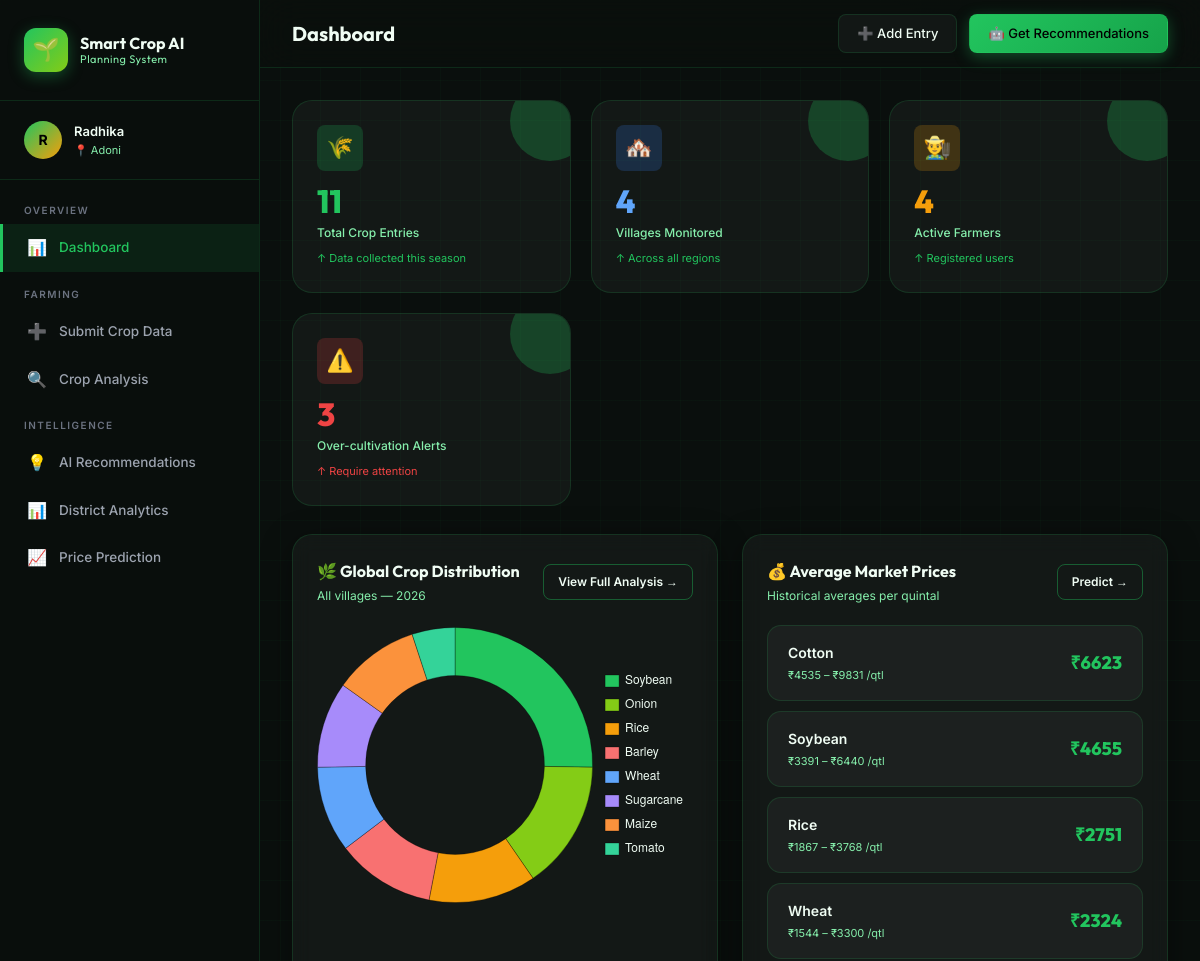
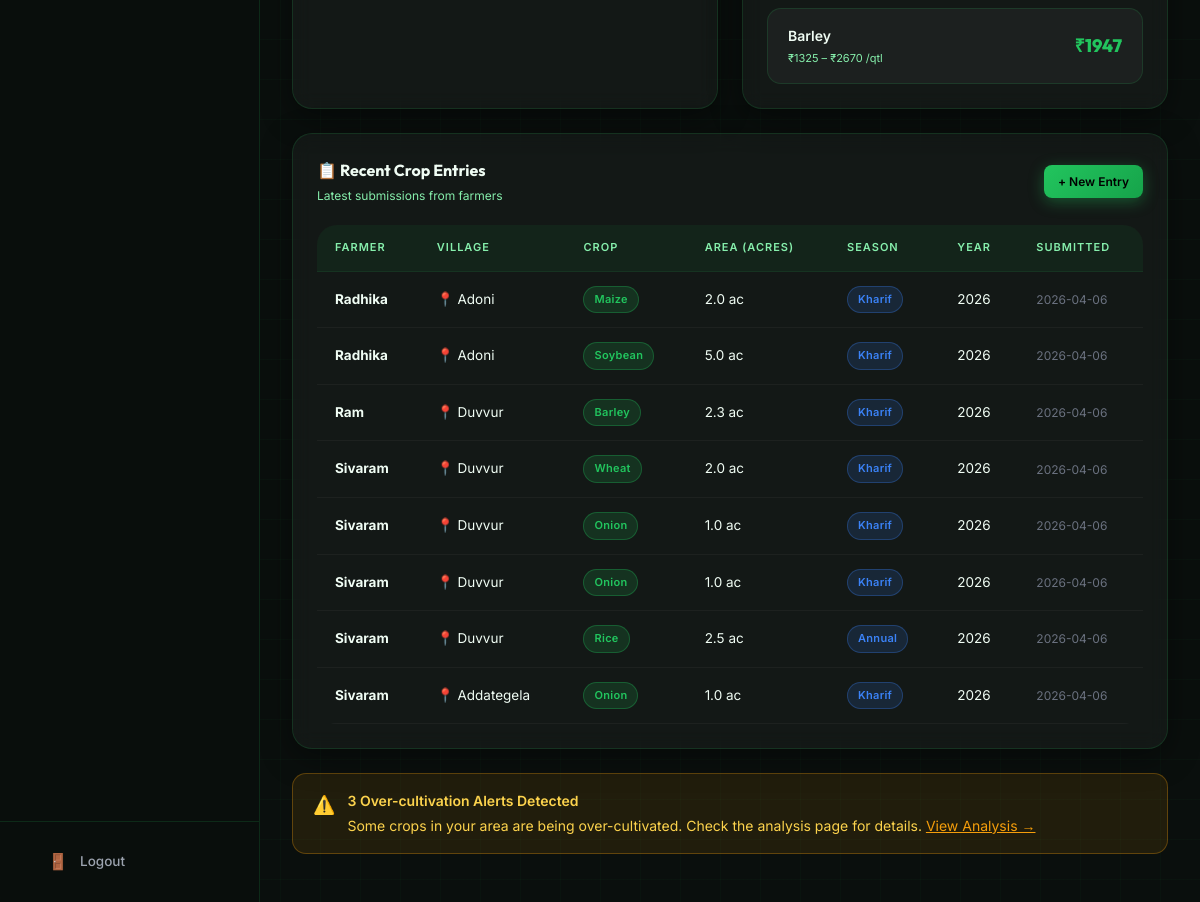
The page /dashboard (signed in) on the database as committed earlier (2 pictures, top to bottom).
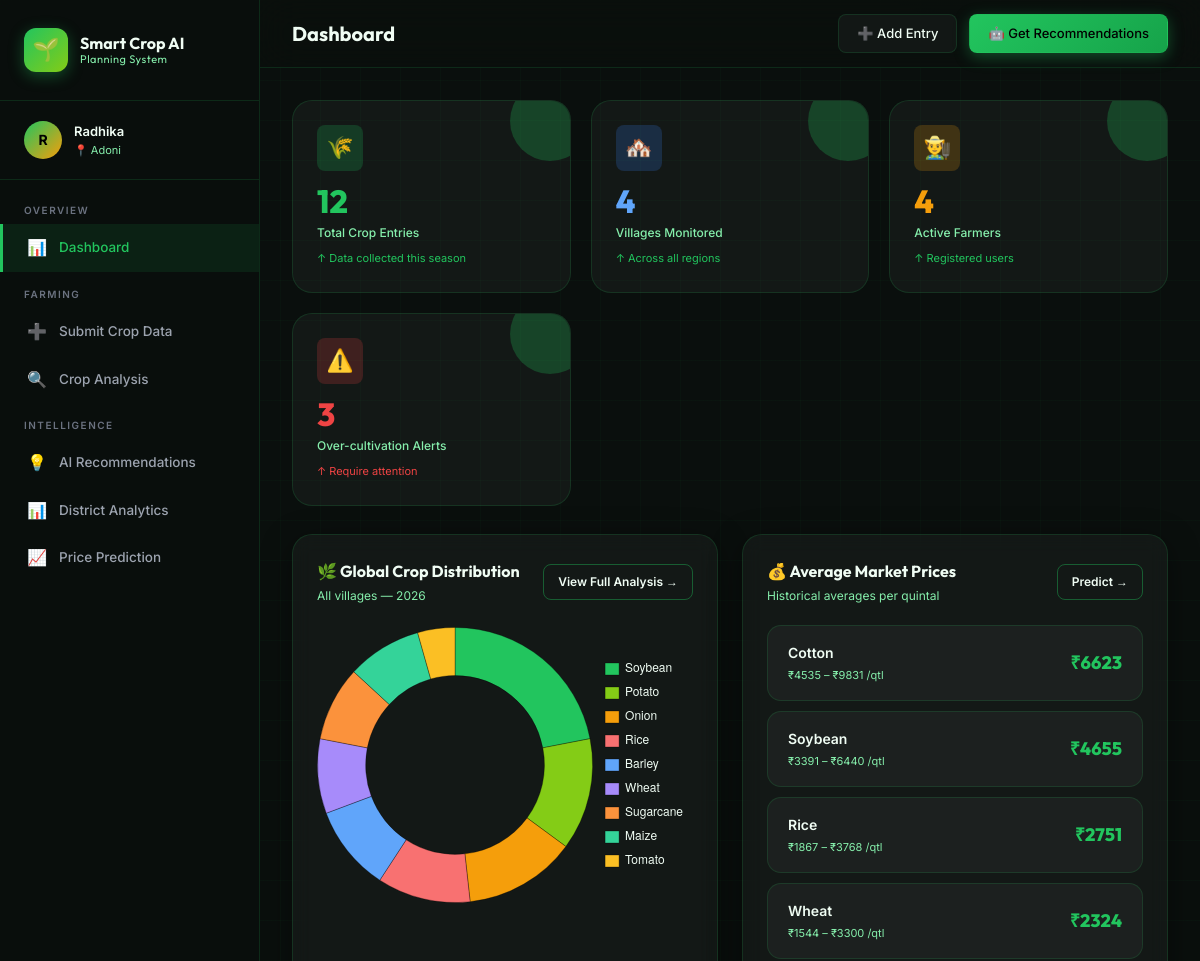
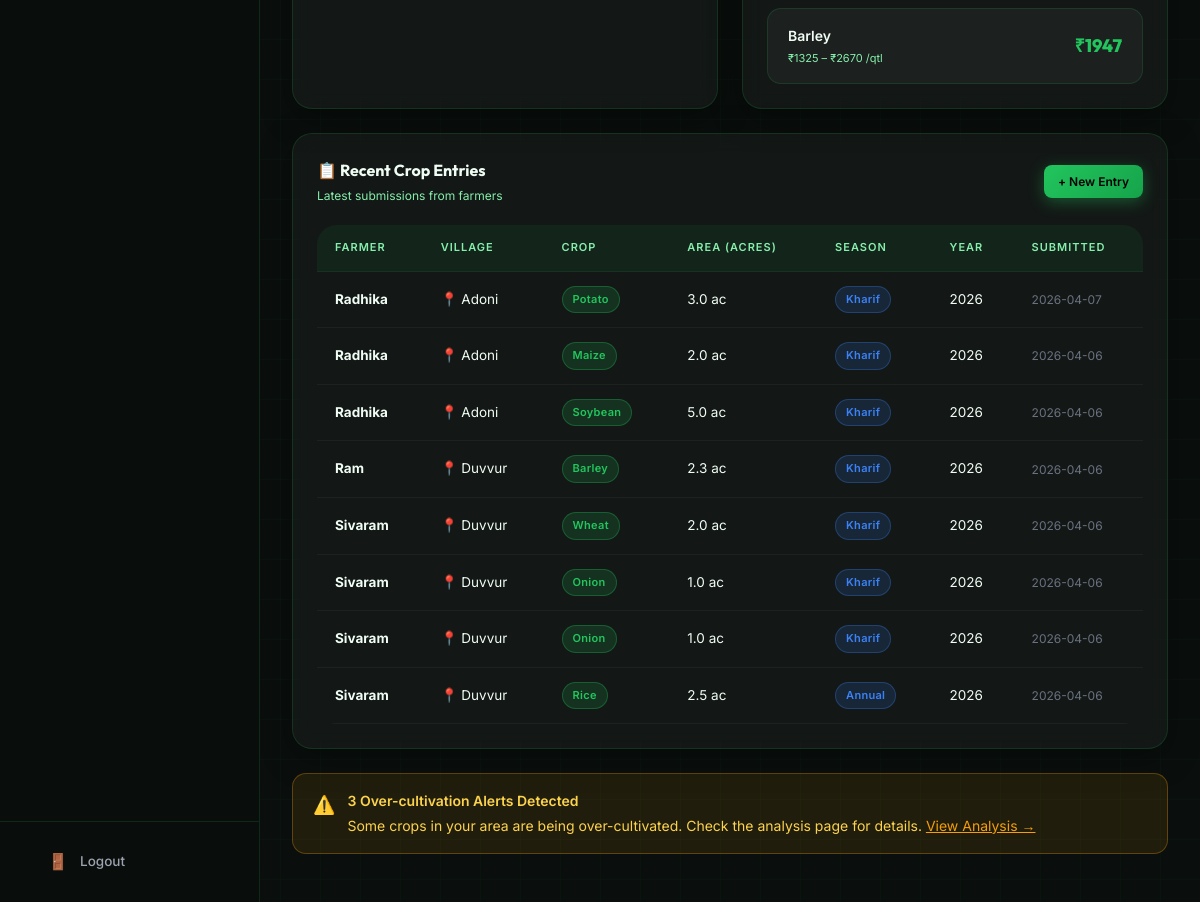
The same page on the database as committed later (2 pictures, top to bottom).
### tables this page shows
CREATE TABLE users (
    id INTEGER PRIMARY KEY AUTOINCREMENT,
    username TEXT UNIQUE NOT NULL,
    email TEXT UNIQUE NOT NULL,
    password_hash TEXT NOT NULL,
    state TEXT NOT NULL DEFAULT 'Andhra Pradesh',
    district TEXT NOT NULL,
    mandal TEXT NOT NULL,
    village TEXT NOT NULL,
    created_at DATETIME DEFAULT CURRENT_TIMESTAMP
);

CREATE TABLE crop_entries (
    id INTEGER PRIMARY KEY AUTOINCREMENT,
    user_id INTEGER NOT NULL,
    state TEXT NOT NULL DEFAULT 'Andhra Pradesh',
    district TEXT NOT NULL,
    mandal TEXT NOT NULL,
    village TEXT NOT NULL,
    crop_name TEXT NOT NULL,
    area_acres REAL NOT NULL,
    season TEXT NOT NULL,
    year INTEGER NOT NULL,
    created_at DATETIME DEFAULT CURRENT_TIMESTAMP,
    FOREIGN KEY (user_id) REFERENCES users(id)
);

### routes/dashboard.py (the view)
@dashboard_bp.route('/')
@dashboard_bp.route('/dashboard')
@login_required
def index():
    db = get_db()
    stats = CropEntry.get_stats(db)
    recent_entries = CropEntry.get_recent(db, limit=8)
    year = datetime.datetime.now().year
    global_dist = get_global_distribution(db, year=year)
    alert_count = get_alert_count(db)
    avg_prices = PriceHistory.get_avg_by_crop(db)
    price_cards = [{'crop': r[0], 'avg': round(r[1], 0), 'min': round(r[2], 0), 'max': round(r[3], 0)} for r in avg_prices[:5]]
    return render_template('dashboard.html',
        stats=stats,
        recent_entries=recent_entries,
        global_dist=global_dist,
        alert_count=alert_count,
        price_cards=price_cards,
        current_year=year
    )

### db.py (called while the page is built)
def get_db():
    if 'db' not in g:
        g.db = sqlite3.connect(Config.DATABASE, detect_types=sqlite3.PARSE_DECLTYPES)
        g.db.row_factory = sqlite3.Row
    return g.db

### models/crop_entry.py (called while the page is built)
    @staticmethod
    def get_recent(db, limit=20):
        return db.execute(
            "SELECT ce.*, u.username FROM crop_entries ce JOIN users u ON ce.user_id=u.id ORDER BY ce.created_at DESC LIMIT ?",
            (limit,)
        ).fetchall()

    @staticmethod
    def get_all_villages(db):
        rows = db.execute("SELECT DISTINCT village FROM crop_entries ORDER BY village").fetchall()
        return [r[0] for r in rows]

    @staticmethod
    def get_distribution(db, village, season, year):
        return db.execute(
            """SELECT crop_name, SUM(area_acres) as total_area
               FROM crop_entries
               WHERE village=? AND season=? AND year=?
               GROUP BY crop_name
               ORDER BY total_area DESC""",
            (village, season, year)
        ).fetchall()

    @staticmethod
    def get_global_distribution(db, season=None, year=None):
        query = """SELECT crop_name, SUM(area_acres) as total_area
                   FROM crop_entries"""
        params = []
        if season or year:
            query += " WHERE "
            clauses = []
            if season:
                clauses.append("season=?")
                params.append(season)
            if year:
                clauses.append("year=?")
                params.append(year)
            query += " AND ".join(clauses)
        query += " GROUP BY crop_name ORDER BY total_area DESC"
        return db.execute(query, params).fetchall()

    @staticmethod
    def get_stats(db):
        total_entries = db.execute("SELECT COUNT(*) FROM crop_entries").fetchone()[0]
        total_villages = db.execute("SELECT COUNT(DISTINCT village) FROM crop_entries").fetchone()[0]
        total_farmers = db.execute("SELECT COUNT(DISTINCT user_id) FROM crop_entries").fetchone()[0]
        total_area = db.execute("SELECT SUM(area_acres) FROM crop_entries").fetchone()[0] or 0
        return {
            'total_entries': total_entries,
            'total_villages': total_villages,
            'total_farmers': total_farmers,
            'total_area': round(total_area, 2)
        }

### models/user.py (called while the page is built)
    @staticmethod
    def get_by_id(db, user_id):
        row = db.execute("SELECT * FROM users WHERE id = ?", (user_id,)).fetchone()
        if row:
            return User(*row)
        return None

### templates/dashboard.html (shortened to what this page needs)
{% extends 'base.html' %}
{% block page_title %}Dashboard{% endblock %}
{% block content %}
<div class="stats-grid">
    <div class="stat-card">
        <div class="stat-icon green">🌾</div>
        <div class="stat-value" style="color:var(--primary);">{{ stats.total_entries }}</div>
        <div class="stat-label">Total Crop Entries</div>
        <div class="stat-change up">↑ Data collected this season</div>
    </div>
    <div class="stat-card">
        <div class="stat-icon blue">🏘️</div>
        <div class="stat-value" style="color:#60a5fa;">{{ stats.total_villages }}</div>
        <div class="stat-label">Villages Monitored</div>
        <div class="stat-change up">↑ Across all regions</div>
    </div>
    <div class="stat-card">
        <div class="stat-icon amber">👨‍🌾</div>
        <div class="stat-value" style="color:var(--accent-warm);">{{ stats.total_farmers }}</div>
        <div class="stat-label">Active Farmers</div>
        <div class="stat-change up">↑ Registered users</div>
    </div>
    <div class="stat-card">
        <div class="stat-icon red">⚠️</div>
        <div class="stat-value" style="color:var(--danger);">{{ alert_count }}</div>
        <div class="stat-label">Over-cultivation Alerts</div>
        <div class="stat-change {% if alert_count > 0 %}down{% else %}up{% endif %}">
            {% if alert_count > 0 %}↑ Require attention{% else %}✓ All clear{% endif %}
        </div>
    </div>
</div>
<div class="grid-2" style="margin-bottom:24px;">
    <div class="card">
        <div class="card-header">
            <div>
                <div class="card-title">🌿 Global Crop Distribution</div>
                <div class="card-subtitle">All villages — {{ current_year }}</div>
            </div>
            <a href="{{ url_for('crops.analysis') }}" class="btn btn-sm btn-outline">View Full Analysis →</a>
        </div>
        <div class="chart-container" style="height:280px;">
            {% if global_dist %}
            <canvas id="globalDistChart"></canvas>
            {% endif %}
        </div>
    </div>
    <div class="card">
        <div class="card-header">
            <div>
                <div class="card-title">💰 Average Market Prices</div>
                <div class="card-subtitle">Historical averages per quintal</div>
            </div>
            <a href="{{ url_for('crops.predict') }}" class="btn btn-sm btn-outline">Predict →</a>
        </div>
        <div style="display:flex;flex-direction:column;gap:10px;">
            {% for pc in price_cards %}
            <div class="price-card">
                <div>
                    <div class="price-crop-name">{{ pc.crop }}</div>
                    <div class="price-range">₹{{ pc.min|int }} – ₹{{ pc.max|int }} /qtl</div>
                </div>
                <div class="price-value">₹{{ pc.avg|int }}</div>
            </div>
            {% else %}
            <div class="empty-state" style="padding:30px 0;">
                <div class="empty-state-text">No price data available. Seed the database first.</div>
            </div>
            {% endfor %}
        </div>
    </div>
</div>
<div class="card">
    <div class="card-header">
        <div>
            <div class="card-title">📋 Recent Crop Entries</div>
            <div class="card-subtitle">Latest submissions from farmers</div>
        </div>
        <a href="{{ url_for('crops.submit') }}" class="btn btn-primary btn-sm">+ New Entry</a>
    </div>
    {% if recent_entries %}
    <div class="table-wrapper">
        <table>
            <thead>
                <tr>
                    <th>Farmer</th>
                    <th>Village</th>
                    <th>Crop</th>
                    <th>Area (Acres)</th>
                    <th>Season</th>
                    <th>Year</th>
                    <th>Submitted</th>
                </tr>
            </thead>
            <tbody>
                {% for entry in recent_entries %}
                <tr>
                    <td><strong>{{ entry['username'] }}</strong></td>
                    <td>📍 {{ entry['village'] }}</td>
                    <td>
                        <span class="badge badge-success">{{ entry['crop_name'] }}</span>
                    </td>
                    <td>{{ entry['area_acres'] }} ac</td>
                    <td><span class="badge badge-info">{{ entry['season'] }}</span></td>
                    <td>{{ entry['year'] }}</td>
                    <td style="color:var(--text-dim);font-size:12px;">{{ entry['created_at'][:10] if entry['created_at'] else '—' }}</td>
                </tr>
                {% endfor %}
            </tbody>
        </table>
    </div>
    {% endif %}
</div>
{% if alert_count > 0 %}
<div class="alert alert-warning" style="margin-top:24px;">
    <span class="alert-icon">⚠️</span>
    <div class="alert-content">
        <strong>{{ alert_count }} Over-cultivation Alert{{ 's' if alert_count > 1 else '' }} Detected</strong>
        Some crops in your area are being over-cultivated. Check the analysis page for details.
        <a href="{{ url_for('crops.analysis') }}" style="color:var(--warning);text-decoration:underline;">View Analysis →</a>
    </div>
</div>
{% endif %}
{% endblock %}
{% block extra_scripts %}
<script>
{% if global_dist %}
(function() {
    const labels = {{ global_dist | map(attribute='crop') | list | tojson }};
    const data   = {{ global_dist | map(attribute='area') | list | tojson }};
    const colors = [
        '#22c55e','#84cc16','#f59e0b','#f87171','#60a5fa',
        '#a78bfa','#fb923c','#34d399','#fbbf24','#4ade80'
    ];
    const isMobile = window.innerWidth <= 768;
    new Chart(document.getElementById('globalDistChart'), {
        type: 'doughnut',
        data: {
            labels,
            datasets: [{
                data,
                backgroundColor: colors.slice(0, labels.length),
                borderColor: 'rgba(0,0,0,0.3)',
                borderWidth: 1,
                hoverOffset: 8
            }]
        },
        options: {
            responsive: true,
            maintainAspectRatio: false,
            plugins: {
                legend: {
                    position: isMobile ? 'bottom' : 'right',
                    labels: { color: '#f0fdf4', font: { size: isMobile ? 10 : 12 }, padding: isMobile ? 10 : 12, boxWidth: isMobile ? 10 : 14 }
                },
                tooltip: {
                    callbacks: {
                        label: (ctx) => ` ${ctx.label}: ${ctx.parsed.toFixed(1)} acres`
                    }
                }
            },
            cutout: '65%'
        }
    });
})();
{% endif %}
</script>
{% endblock %}

### templates/base.html (shortened to what this page needs)
<!DOCTYPE html>
<html lang="en">
<head>
    <link rel="stylesheet" href="{{ url_for('static', filename='css/style.css') }}">
</head>
<body>
<div class="app-wrapper">
    <aside class="sidebar" id="sidebar">
        <div class="sidebar-logo">
            <a href="{{ url_for('dashboard.index') }}" class="logo-mark">
                <div class="logo-icon">🌱</div>
                <div class="logo-text">
                    Smart Crop AI
                    <span>Planning System</span>
                </div>
            </a>
        </div>
        {% if current_user.is_authenticated %}
        <div class="sidebar-user">
            <div class="user-card">
                <div class="user-avatar">{{ current_user.username[0].upper() }}</div>
                <div class="user-info">
                    <div class="user-name">{{ current_user.username }}</div>
                    <div class="user-village">📍 {{ current_user.village }}</div>
                </div>
            </div>
        </div>
        {% endif %}
        <nav class="sidebar-nav">
            <div class="nav-section">
                <div class="nav-section-label">Overview</div>
                <a href="{{ url_for('dashboard.index') }}"
                   class="nav-link {% if request.endpoint == 'dashboard.index' %}active{% endif %}">
                    <span class="nav-icon">📊</span> Dashboard
                </a>
            </div>
            <div class="nav-section">
                <div class="nav-section-label">Farming</div>
                <a href="{{ url_for('crops.submit') }}"
                   class="nav-link {% if request.endpoint == 'crops.submit' %}active{% endif %}">
                    <span class="nav-icon">➕</span> Submit Crop Data
                </a>
                <a href="{{ url_for('crops.analysis') }}"
                   class="nav-link {% if request.endpoint == 'crops.analysis' %}active{% endif %}">
                    <span class="nav-icon">🔍</span> Crop Analysis
                </a>
            </div>
            <div class="nav-section">
                <div class="nav-section-label">Intelligence</div>
                <a href="{{ url_for('crops.recommend') }}" class="nav-link {% if request.endpoint == 'crops.recommend' %}active{% endif %}">
                    <span class="nav-icon">💡</span> AI Recommendations
                </a>
                <a href="{{ url_for('analytics.district_analytics') }}" class="nav-link {% if request.endpoint == 'analytics.district_analytics' %}active{% endif %}">
                    <span class="nav-icon">📊</span> District Analytics
                </a>
                <a href="{{ url_for('crops.predict') }}" class="nav-link {% if request.endpoint == 'crops.predict' %}active{% endif %}">
                    <span class="nav-icon">📈</span> Price Prediction
                </a>
            </div>
        </nav>
        <div class="sidebar-footer">
            {% if current_user.is_authenticated %}
            <a href="{{ url_for('auth.logout') }}" class="nav-link">
                <span class="nav-icon">🚪</span> Logout
            </a>
            {% endif %}
        </div>
    </aside>
    <div class="main-content">
        <header class="topbar">
            <div class="topbar-heading">
                <h1 class="topbar-title">{% block page_title %}Dashboard{% endblock %}</h1>
            </div>
            <div class="topbar-actions">
                <a href="{{ url_for('crops.submit') }}" class="topbar-btn">
                    ➕ Add Entry
                </a>
                <a href="{{ url_for('crops.recommend') }}" class="topbar-btn btn-primary topbar-btn-primary">
                    🤖 Get Recommendations
                </a>
            </div>
        </header>
        <main class="page-body">
            {% block content %}{% endblock %}
        </main>
    </div>
</div>
{% block extra_scripts %}{% endblock %}
</body>
</html>

Rows that differ between the two databases and show on the page:
no longer on this page (row unchanged): crop_entries: username "Sivaram", village "Addategela", crop_name "Onion", area_acres "1.0", season "Kharif", year "2026", created_at "2026-04-06"
added crop_entries: username "Radhika", village "Adoni", crop_name "Potato", area_acres "3.0", season "Kharif", year "2026", created_at "2026-04-07"
Other text that changed with them:
{{ stats.total_entries }}: "11" → "12"
chart data {{ global_dist | map(attribute='crop') | list | tojson }}: ["Soybean", "Onion", "Rice", "Barley", "Wheat", "Sugarcane", "Maize", "Tomato"] → ["Soybean", "Potato", "Onion", "Rice", "Barley", "Wheat", "Sugarcane", "Maize", "Tomato"]
chart data {{ global_dist | map(attribute='area') | list | tojson }}: [5.0, 3.0, 2.5, 2.3, 2.0, 2.0, 2.0, 1.0] → [5.0, 3.0, 3.0, 2.5, 2.3, 2.0, 2.0, 2.0, 1.0]
